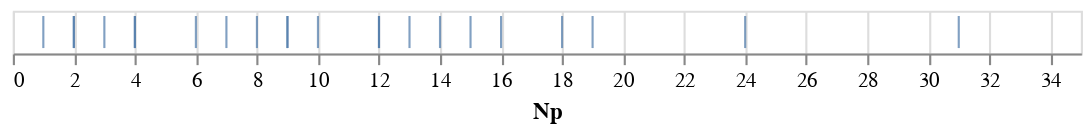

Notebook code cell kept with this figure:
### Code cell
alt.Chart(
    _df
).mark_tick(
    # opacity=0.01
).encode(
    alt.X(f'Np:Q'),
    # alt.Y('country:N', sort='-x'),
    # alt.Color('count()'),
    # alt.Tooltip(['count()'])
).properties(
    # title='Countries with more than 10 sites',
    width=500
)

### Figure 1 — Vega-Lite specification as saved in the notebook (floating-point values rounded to 4 significant figures)
{"config": {"view": {"continuousWidth": 300, "continuousHeight": 300}}, "data": {"name": "data-e86b9ece078c7a950e4c095d2ea788e9"}, "mark": {"type": "tick"}, "encoding": {"x": {"field": "Np", "type": "quantitative"}}, "width": 500, "$schema": "https://vega.github.io/schema/vega-lite/v5.15.1.json", "datasets": {"data-e86b9ece078c7a950e4c095d2ea788e9": [{"page_id": 1, "violations": 0, "passes": 6, "Np": 6, "violation_ratio": 0.0}, {"page_id": 2, "violations": 0, "passes": 4, "Np": 4, "violation_ratio": 0.0}, {"page_id": 3, "violations": 1, "passes": 7, "Np": 8, "violation_ratio": 0.125}, {"page_id": 5, "violations": 0, "passes": 15, "Np": 15, "violation_ratio": 0.0}, {"page_id": 6, "violations": 0, "passes": 13, "Np": 13, "violation_ratio": 0.0}, {"page_id": 7, "violations": 0, "passes": 12, "Np": 12, "violation_ratio": 0.0}, {"page_id": 8, "violations": 0, "passes": 9, "Np": 9, "violation_ratio": 0.0}, {"page_id": 9, "violations": 2, "passes": 22, "Np": 24, "violation_ratio": 0.08333}, {"page_id": 11, "violations": 0, "passes": 7, "Np": 7, "violation_ratio": 0.0}, {"page_id": 12, "violations": 0, "passes": 10, "Np": 10, "violation_ratio": 0.0}, {"page_id": 13, "violations": 1, "passes": 15, "Np": 16, "violation_ratio": 0.0625}, {"page_id": 14, "violations": 3, "passes": 28, "Np": 31, "violation_ratio": 0.09677}, {"page_id": 15, "violations": 0, "passes": 12, "Np": 12, "violation_ratio": 0.0}, {"page_id": 16, "violations": 0, "passes": 1, "Np": 1, "violation_ratio": 0.0}, {"page_id": 17, "violations": 0, "passes": 14, "Np": 14, "violation_ratio": 0.0}, {"page_id": 19, "violations": 0, "passes": 9, "Np": 9, "violation_ratio": 0.0}, {"page_id": 20, "violations": 0, "passes": 3, "Np": 3, "violation_ratio": 0.0}, {"page_id": 21, "violations": 0, "passes": 2, "Np": 2, "violation_ratio": 0.0}, {"page_id": 22, "violations": 0, "passes": 18, "Np": 18, "violation_ratio": 0.0}, {"page_id": 23, "violations": 0, "passes": 19, "Np": 19, "violation_ratio": 0.0}, {"page_id": 25, "violations": 0, "passes": 4, "Np": 4, "violation_ratio": 0.0}, {"page_id": 26, "violations": 0, "passes": 2, "Np": 2, "violation_ratio": 0.0}]}}
